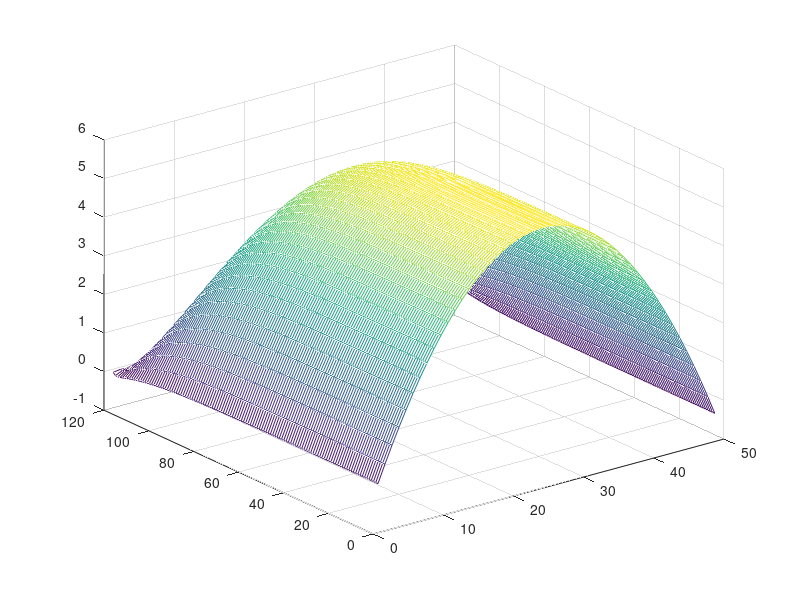

This chart was generated by the following MATLAB code:
%%% Part 2 of CE2. David Ahnlund and Emil Gestsson
clear, clc;
%Coefficients
Lx = 12; Ly = 5; T_ext = 25;

%% A

N = 60*2; M = 25*2;
h = Lx/N;  %should be same as Ly/M
F = 2 * ones(N-1,M-1);

Sx = 1/h^2 * (diag(-ones(N-2,1),-1)+diag(2*ones(N-1,1),0) + diag(-ones(N-2,1),1));
Sy = 1/h^2 * (diag(-ones(M-2,1),-1)+diag(2*ones(M-1,1),0) + diag(-ones(M-2,1),1));

%Boundary condition for x
Sx(1,1) = 2/(3*h^2); Sx(1,2) = -2/(3*h^2);
Sx(end,end) = 2/(3*h^2); Sx(end, end-1) = 4/(3*h^2);

%Boundary condition for y
Sy(end,end) = 2/(3*h^2); Sy(end, end-1) = 4/(3*h^2);

A = kron(eye(size(Sy)),Sx) + kron(Sy, eye(size(Sx)));

F(:,1) = F(:,1) - T_ext;

f = reshape(F, (N-1)*(M-1),1);

t = A\f;

T = reshape(t, (N-1), (M-1));
%T0 = T_ext * ones(N-1,1);
%T = [T0 T];

mesh(T)
